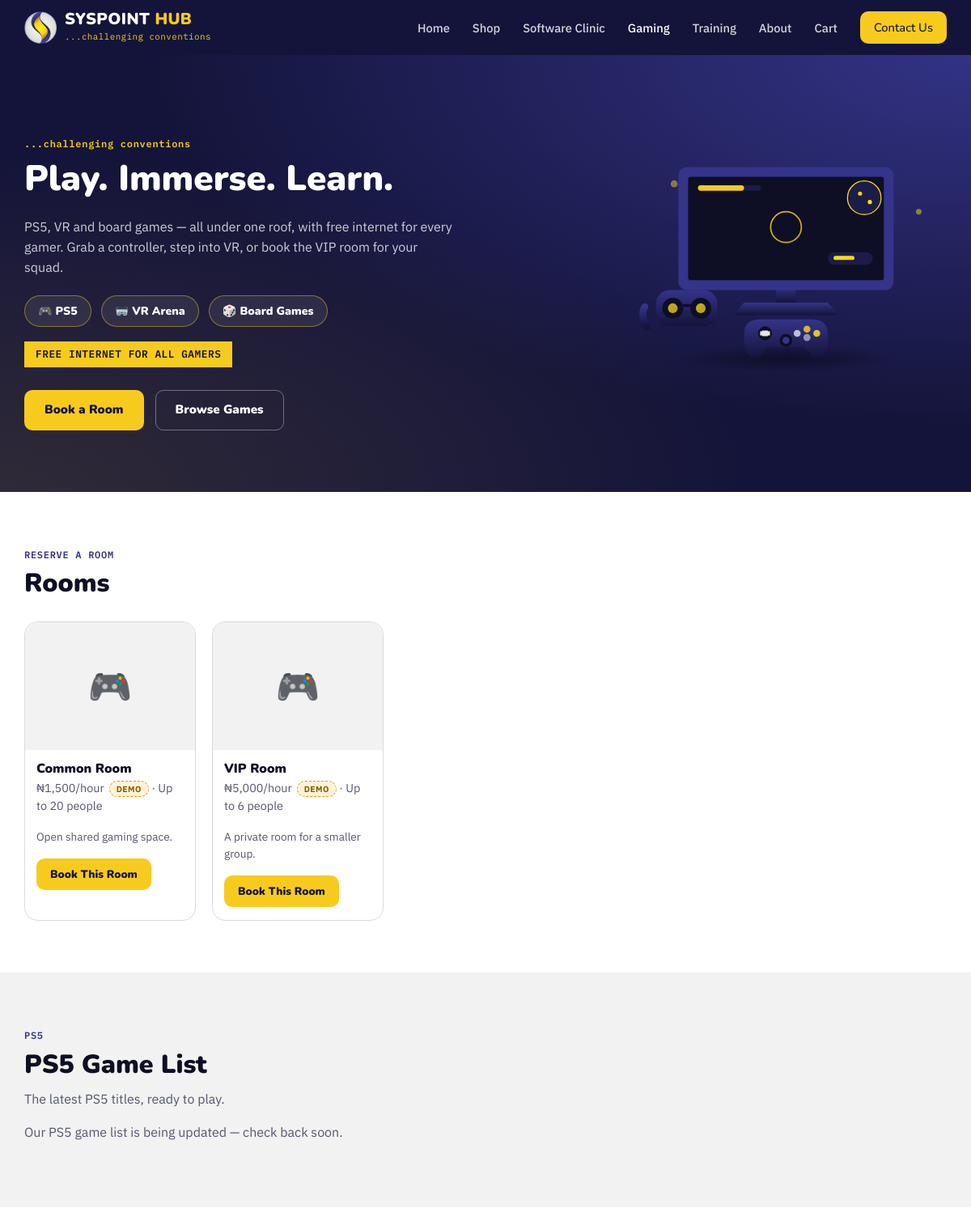
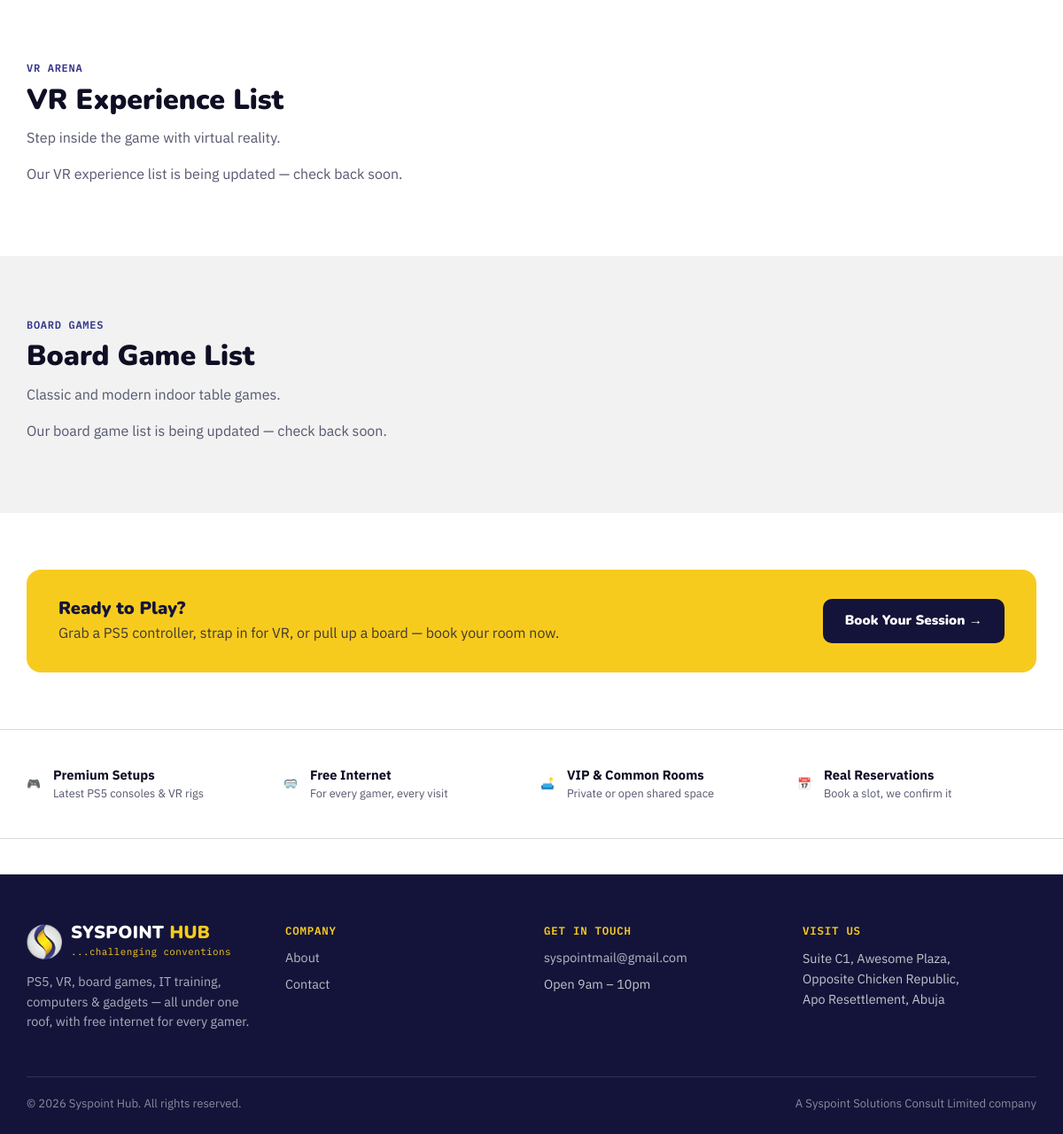
Screenshot of /gaming with the database file from the repository (2 pictures, top to bottom).
### tables this page shows
CREATE TABLE IF NOT EXISTS gaming_rooms (
    id INT UNSIGNED AUTO_INCREMENT PRIMARY KEY,
    name VARCHAR(100) NOT NULL,
    slug VARCHAR(100) NOT NULL UNIQUE,
    description TEXT NULL,
    hourly_rate DECIMAL(10,2) NOT NULL,
    capacity INT UNSIGNED NULL,
    image_path VARCHAR(255) NULL,
    is_active TINYINT(1) NOT NULL DEFAULT 1
);

### app/config.php (called while the page is built, shortened)
<?php
function env(string $key, string $default = ''): string
{
    static $loaded = false;
    if (!$loaded) {
        $envFile = __DIR__ . '/../.env';
        $loaded = true;
    }
    return $_ENV[$key] ?? $default;
}
function config(): array
{
    static $config = null;
    if ($config === null) {
        $config = [
            'app' => [
                'name' => env('APP_NAME', 'Syspoint'),
                'url' => rtrim(env('APP_URL', 'http://localhost:8000'), '/'),
                'base_path' => env('APP_BASE_PATH', ''),
                'consulting_url' => env('CONSULTING_URL', ''),
            ],
            'db' => [
                'host' => env('DB_HOST', '127.0.0.1'),
                'name' => env('DB_NAME', 'syspoint'),
                'user' => env('DB_USER', 'root'),
                'pass' => env('DB_PASS', ''),
            ],
            'paystack' => [
                'secret_key' => env('PAYSTACK_SECRET_KEY', ''),
                'public_key' => env('PAYSTACK_PUBLIC_KEY', ''),
            ],
            'mail' => [
                'from' => env('MAIL_FROM', 'no-reply@syspoint.example'),
                'from_name' => env('MAIL_FROM_NAME', 'Syspoint'),
                'smtp_host' => env('SMTP_HOST', ''),
                'smtp_port' => (int) env('SMTP_PORT', '587'),
                'smtp_user' => env('SMTP_USER', ''),
                'smtp_pass' => env('SMTP_PASS', ''),
            ],
            'telegram' => [
                'bot_token' => env('TELEGRAM_BOT_TOKEN', ''),
                'admin_chat_id' => env('TELEGRAM_ADMIN_CHAT_ID', ''),
            ],
            'cron' => [
                'secret' => env('CRON_SECRET', ''),
            ],
        ];
    }
    return $config;
}

### app/bootstrap.php (called while the page is built, shortened)
<?php
require_once __DIR__ . '/config.php';
$config = config();
require_once __DIR__ . '/helpers.php';
require_once __DIR__ . '/content_blocks.php';
require_once __DIR__ . '/gaming.php';
function db(): PDO
{
    static $pdo = null;
    if ($pdo === null) {
        $config = config();
        $dsn = "mysql:host={$config['db']['host']};dbname={$config['db']['name']};charset=utf8mb4";
        $pdo = new PDO($dsn, $config['db']['user'], $config['db']['pass'], [
            PDO::ATTR_ERRMODE => PDO::ERRMODE_EXCEPTION,
            PDO::ATTR_DEFAULT_FETCH_MODE => PDO::FETCH_ASSOC,
            PDO::ATTR_EMULATE_PREPARES => false,
        ]);
    }
    return $pdo;
}

### app/content_blocks.php (called while the page is built, shortened)
<?php
function content_blocks_all(): array
{
    static $cache = null;
    if ($cache === null) {
        $cache = [];
        foreach (db()->query('SELECT block_key, content FROM content_blocks') as $row) {
            $cache[$row['block_key']] = $row['content'];
        }
    }
    return $cache;
}
function content_block(string $key, string $default): string
{
    $blocks = content_blocks_all();
    return isset($blocks[$key]) && $blocks[$key] !== '' ? $blocks[$key] : $default;
}

### app/gaming.php (called while the page is built, shortened)
<?php
function games_by_type(string $type): array
{
    $stmt = db()->prepare(
        'SELECT * FROM games WHERE type = :type AND is_active = 1 ORDER BY sort_order ASC, name ASC'
    );
    $stmt->execute(['type' => $type]);
    return $stmt->fetchAll();
}
function gaming_rooms_active(): array
{
    return db()->query('SELECT * FROM gaming_rooms WHERE is_active = 1 ORDER BY name ASC')->fetchAll();
}

### app/views/pages/gaming.php (the view, shortened to what this page needs)
<?php
$ps5Games = games_by_type('ps5');
$vrGames = games_by_type('vr');
$boardGames = games_by_type('board');
$rooms = gaming_rooms_active();
require __DIR__ . '/../partials/header.php';
?>
<div class="gaming-theme">
<section class="gaming-hero">
    <div class="container gaming-hero-inner">
        <div class="gaming-hero-copy">
            <span class="eyebrow">...challenging conventions</span>
            <h1><?= e(content_block('gaming.hero_title', 'Play. Immerse. Learn.')) ?></h1>
            <p><?= e(content_block('gaming.hero_subtitle', 'PS5, VR and board games — all under one roof, with free internet for every gamer. Grab a controller, step into VR, or book the VIP room for your squad.')) ?></p>
            <div class="platform-badges">
                <span class="platform-badge">🎮 PS5</span>
                <span class="platform-badge">🥽 VR Arena</span>
                <span class="platform-badge">🎲 Board Games</span>
            </div>
            <span class="gold-tag">Free internet for all gamers</span>
            <div style="display:flex;gap:14px;flex-wrap:wrap;margin-top:28px;">
                <a href="#rooms" class="btn btn-primary">Book a Room</a>
                <a href="#ps5" class="btn btn-outline btn-outline-light">Browse Games</a>
            </div>
        </div>
        <div class="gaming-hero-art" aria-hidden="true">
        </div>
    </div>
</section>
<section class="section" id="rooms">
    <div class="container">
        <span class="eyebrow">Reserve a Room</span>
        <h2>Rooms</h2>
        <?php if (!$rooms): ?>
            <p style="color:var(--color-text-muted);">Room details are being updated — check back soon.</p>
        <?php else: ?>
            <div class="category-grid">
                <?php foreach ($rooms as $room): ?>
                    <div class="category-card room-card">
                        <div class="category-card-img">
                            <?php if ($room['image_path']): ?>
                                <img src="<?= asset(e($room['image_path'])) ?>" alt="<?= e($room['name']) ?>">
                            <?php else: ?>
                                <span class="category-card-placeholder">🎮</span>
                            <?php endif; ?>
                        </div>
                        <h3><?= e($room['name']) ?></h3>
                        <p><?= format_naira((float) $room['hourly_rate']) ?>/hour<?= $room['is_demo'] ? demo_badge() : '' ?><?= $room['capacity'] ? ' · Up to ' . (int) $room['capacity'] . ' people' : '' ?></p>
                        <?php if ($room['description']): ?>
                            <p style="font-size:0.85rem;"><?= e($room['description']) ?></p>
                        <?php endif; ?>
                        <a href="<?= path('gaming/book/' . e($room['slug'])) ?>" class="btn btn-primary btn-sm" style="margin:0 14px 16px;">Book This Room</a>
                    </div>
                <?php endforeach; ?>
            </div>
        <?php endif; ?>
    </div>
</section>
<section class="section section-soft" id="ps5">
    <div class="container">
        <span class="eyebrow">PS5</span>
        <h2>PS5 Game List</h2>
        <p class="section-lede">The latest PS5 titles, ready to play.</p>
        <?php if (!$ps5Games): ?>
            <p style="color:var(--color-text-muted);">Our PS5 game list is being updated — check back soon.</p>
        <?php endif; ?>
    </div>
</section>
<section class="section" id="vr">
    <div class="container">
        <span class="eyebrow">VR Arena</span>
        <h2>VR Experience List</h2>
        <p class="section-lede">Step inside the game with virtual reality.</p>
        <?php if (!$vrGames): ?>
            <p style="color:var(--color-text-muted);">Our VR experience list is being updated — check back soon.</p>
        <?php endif; ?>
    </div>
</section>
<section class="section section-soft" id="board">
    <div class="container">
        <span class="eyebrow">Board Games</span>
        <h2>Board Game List</h2>
        <p class="section-lede">Classic and modern indoor table games.</p>
        <?php if (!$boardGames): ?>
            <p style="color:var(--color-text-muted);">Our board game list is being updated — check back soon.</p>
        <?php endif; ?>
    </div>
</section>
<section class="section">
    <div class="container">
        <div class="gaming-cta-banner">
            <div>
                <h3>Ready to Play?</h3>
                <p>Grab a PS5 controller, strap in for VR, or pull up a board — book your room now.</p>
            </div>
            <a href="#rooms" class="btn btn-primary">Book Your Session →</a>
        </div>
    </div>
</section>
<section class="trust-badges">
    <div class="container trust-badges-grid">
        <div class="trust-badge">
            <span class="trust-badge-icon">🎮</span>
            <div><strong>Premium Setups</strong><span>Latest PS5 consoles &amp; VR rigs</span></div>
        </div>
        <div class="trust-badge">
            <span class="trust-badge-icon">🥽</span>
            <div><strong>Free Internet</strong><span>For every gamer, every visit</span></div>
        </div>
        <div class="trust-badge">
            <span class="trust-badge-icon">🛋️</span>
            <div><strong>VIP &amp; Common Rooms</strong><span>Private or open shared space</span></div>
        </div>
        <div class="trust-badge">
            <span class="trust-badge-icon">📅</span>
            <div><strong>Real Reservations</strong><span>Book a slot, we confirm it</span></div>
        </div>
    </div>
</section>
</div>
<?php require __DIR__ . '/../partials/footer.php'; ?>

### public/index.php (shortened to what this page needs)
<?php
require __DIR__ . '/../app/bootstrap.php';
$requestPath = trim((string) (parse_url($_SERVER['REQUEST_URI'] ?? '', PHP_URL_PATH) ?: ''), '/');
foreach ($routes as $pattern => $file) {
    if (preg_match($pattern, $requestPath, $matches)) {
        require $file;
        return;
    }
}

### app/views/partials/header.php (shortened to what this page needs)
<!doctype html>
<html lang="en">
<head>
    <link rel="stylesheet" href="<?= versioned_asset('assets/css/style.css') ?>">
</head>
<body>
<?php require __DIR__ . '/nav.php'; ?>
<main>

### app/views/partials/nav.php (shortened to what this page needs)
<?php
$currentPath = trim((string) (parse_url($_SERVER['REQUEST_URI'] ?? '', PHP_URL_PATH) ?: ''), '/');
?>
<header class="site-header">
    <div class="container">
        <a class="brand" href="<?= path() ?>" aria-label="Syspoint Hub home">
            <img class="brand-logo" src="<?= asset('assets/img/logo.png') ?>" alt="" width="40" height="40">
            <span class="brand-text">
                <span class="brand-name">Syspoint <em>Hub</em></span>
                <span class="brand-tagline">...challenging conventions</span>
            </span>
        </a>
        <ul class="nav-links" id="nav-links">
            <li><a href="<?= path() ?>" class="<?= $currentPath === '' ? 'is-active' : '' ?>">Home</a></li>
            <li><a href="<?= path('shop') ?>" class="<?= str_starts_with($currentPath, 'shop') ? 'is-active' : '' ?>">Shop</a></li>
            <li><a href="<?= path('software-clinic') ?>" class="<?= $currentPath === 'software-clinic' ? 'is-active' : '' ?>">Software Clinic</a></li>
            <li><a href="<?= path('gaming') ?>" class="<?= str_starts_with($currentPath, 'gaming') ? 'is-active' : '' ?>">Gaming</a></li>
            <li><a href="<?= path('training') ?>" class="<?= $currentPath === 'training' ? 'is-active' : '' ?>">Training</a></li>
            <li><a href="<?= path('about') ?>" class="<?= $currentPath === 'about' ? 'is-active' : '' ?>">About</a></li>
            <li><a href="<?= path('cart') ?>" class="<?= $currentPath === 'cart' ? 'is-active' : '' ?>">Cart</a></li>
            <li><a href="<?= path('contact') ?>" class="btn btn-primary btn-sm">Contact Us</a></li>
        </ul>
    </div>
</header>

### app/helpers.php (shortened to what this page needs)
<?php
function e(?string $value): string
{
    return htmlspecialchars($value ?? '', ENT_QUOTES, 'UTF-8');
}
function base_path(): string
{
    $base = trim(config()['app']['base_path'], '/');
    return $base === '' ? '' : '/' . $base;
}
function path(string $to = ''): string
{
    $to = ltrim($to, '/');
    return base_path() . '/' . $to;
}
function asset(string $relativePath): string
{
    return path($relativePath);
}
function versioned_asset(string $relativePath): string
{
    $file = __DIR__ . '/../public/' . ltrim($relativePath, '/');
    $version = is_file($file) ? filemtime($file) : time();
    return asset($relativePath) . '?v=' . $version;
}
function format_naira(float $amount): string
{
    return '₦' . number_format($amount, 0);
}
function demo_badge(): string
{
    return '<span class="demo-badge">Demo</span>';
}

### app/views/partials/footer.php (shortened to what this page needs)
</main>
<footer class="site-footer">
    <div class="container">
        <div class="footer-grid">
            <div>
                <a href="<?= path() ?>" class="brand" style="margin-bottom:14px;" aria-label="Syspoint Hub home">
                    <img class="brand-logo" src="<?= asset('assets/img/logo.png') ?>" alt="" width="40" height="40">
                    <span class="brand-text">
                        <span class="brand-name">Syspoint <em>Hub</em></span>
                        <span class="brand-tagline">...challenging conventions</span>
                    </span>
                </a>
                <p style="color:rgba(255,255,255,0.65);font-size:0.9rem;max-width:34ch;">
                    PS5, VR, board games, IT training, computers &amp; gadgets — all under one roof, with free internet for every gamer.
                </p>
            </div>
            <div>
                <h4>Company</h4>
                <ul>
                    <li><a href="<?= path('about') ?>">About</a></li>
                    <li><a href="<?= path('contact') ?>">Contact</a></li>
                </ul>
            </div>
            <div>
                <h4>Get in Touch</h4>
                <ul>
                    <li><a href="mailto:syspointmail@gmail.com">syspointmail@gmail.com</a></li>
                    <li>Open 9am – 10pm</li>
                </ul>
            </div>
            <div>
                <h4>Visit Us</h4>
                <address>Suite C1, Awesome Plaza,<br>Opposite Chicken Republic,<br>Apo Resettlement, Abuja</address>
            </div>
        </div>
        <div class="footer-bottom">
            <span>&copy; <?= date('Y') ?> Syspoint Hub. All rights reserved.</span>
            <span>A Syspoint Solutions Consult Limited company</span>
        </div>
    </div>
</footer>
</body>
</html>

### rows the page displays
gaming_rooms: name "Common Room", hourly_rate "₦1,500", capacity "20", description "Open shared gaming space."
gaming_rooms: name "VIP Room", hourly_rate "₦5,000", capacity "6", description "A private room for a smaller group."

### other values shown
content_block('gaming.hero_title', 'Play. Immerse. Learn.') "Play. Immerse. Learn."
